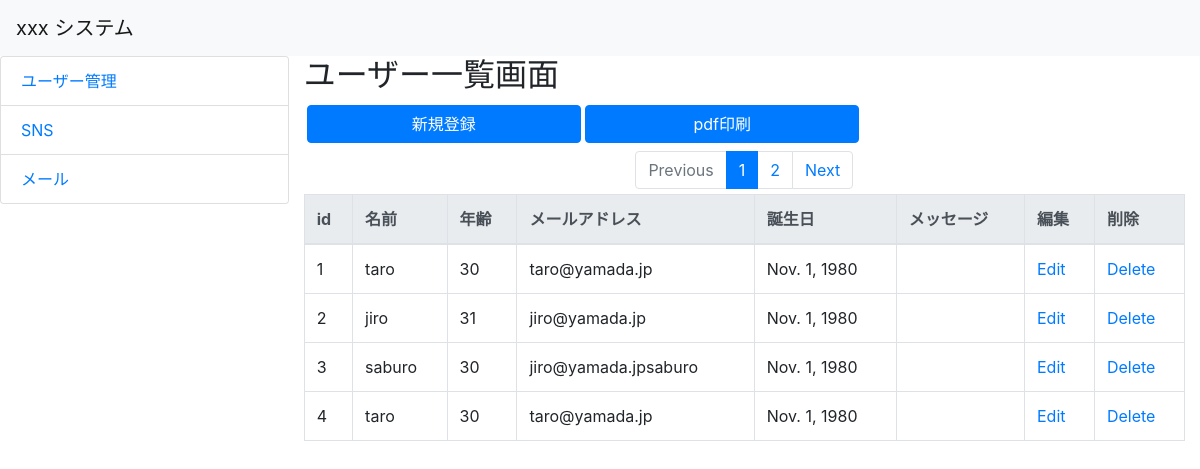
The page /hello/ on the database as committed earlier.
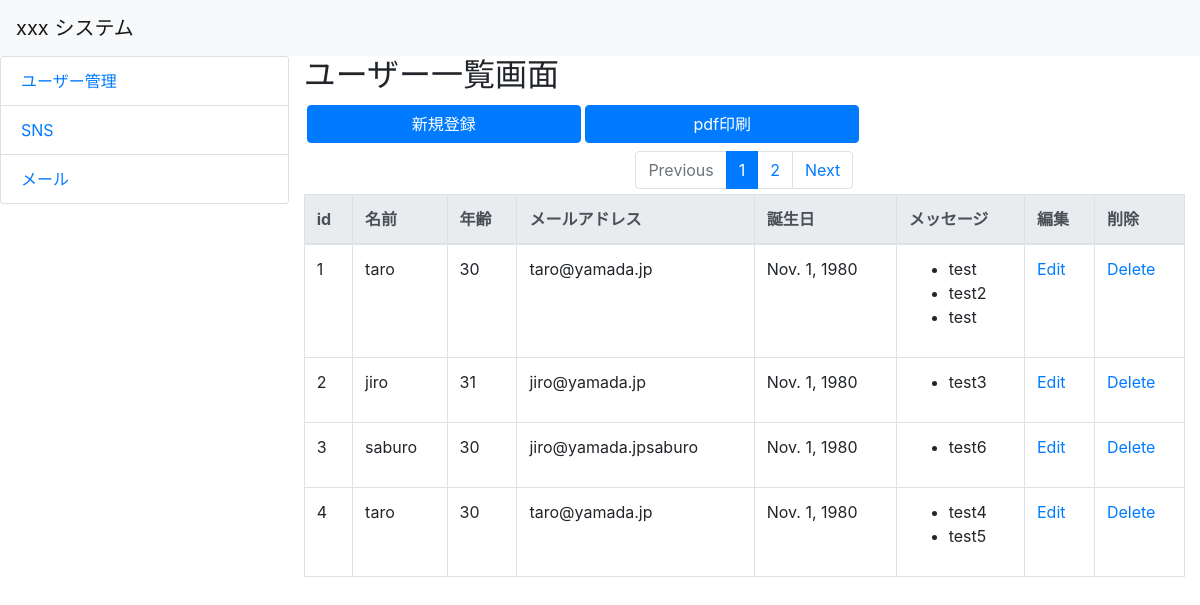
The same page on the database as committed later.
### hello/models.py (models this page shows, shortened)
class Friend(models.Model):
    name = models.CharField(max_length=100)
    mail = models.EmailField(max_length=200)
    gender = models.BooleanField()
    age = models.IntegerField(validators=[ \
          MinValueValidator(0), \
          MaxValueValidator(150)])
    birthday = models.DateField()

class Message(models.Model):
    friend = models.ForeignKey(Friend, on_delete = models.CASCADE)
    title = models.CharField(max_length=100)
    content = models.CharField(max_length=300)
    pub_date = models.DateTimeField(auto_now_add=True)
    class Meta:
        ordering = ('pub_date', )

### hello/views.py (the view)
# urls.py: path('', views.HelloListView.as_view(), name = 'index'),
class HelloListView(ListView):
    model = Friend
    template_name = 'hello/index.html'
    paginate_by = 4
    def get_context_data(self, **kwargs):
        context = super().get_context_data(**kwargs)
        context["title"] = "ユーザー一覧画面"
        return context

### hello/templates/hello/index.html (shortened to what this page needs)
{% extends "layout.html" %}
{% block content %}
<div style="padding:3px;">
    <input
        class="btn btn-primary"
        onclick="location.href='{% url 'hello:create' %}'"
        value="新規登録">
    <input
        class="btn btn-primary"
        value="pdf印刷">
</div>
{% include 'includes/pagination.html' %}
<table class="table table-condensed table-bordered table-hover">
    <thead class="thead-light">
        <tr class="active">
            <th>id</th>
            <th>名前</th>
            <th>年齢</th>
            <th>メールアドレス</th>
            <th>誕生日</th>
            <th>メッセージ</th>
            <th>編集</th>
            <th>削除</th>
        </tr>
    <tbody>
        {% for item in object_list %}
        <tr>
            <td>{{item.id}}</td>
            <td>{{item.name}}</td>
            <td>{{item.age}}</td>
            <td>{{item.mail}}</td>
            <td>{{item.birthday}}</td>
            <td>
                <ul>
                    {% for ob in item.message_set.all %}
                        <li>{{ob.title}}</li>
                    {% endfor %}
                </ul>
            </td>
            <td><a href="{% url 'hello:update' item.pk %}">Edit</a></td>
            <td><a href="{% url 'hello:delete' item.pk %}">Delete</a></td>
        </tr>
        {% endfor %}
    </tbody>
</table>
{% endblock %}

Rows that differ between the two databases and show on the page:
added Message: title "test", shown under Friend id 1
added Message: title "test2", shown under Friend id 1
added Message: title "test", shown under Friend id 1
added Message: title "test3", shown under Friend "jiro"
added Message: title "test6", shown under Friend "saburo"
added Message: title "test4", shown under Friend id 4
added Message: title "test5", shown under Friend id 4
